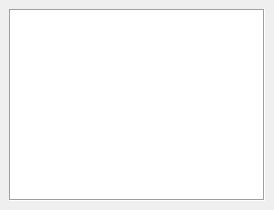
<?xml version="1.0" encoding="UTF-8"?>
<ui version="4.0">
 <class>Logging_Window_DockWidget</class>
 <widget class="QDockWidget" name="Logging_Window_DockWidget">
  <property name="windowTitle">
   <string>Logging Window</string>
  </property>
  <widget class="QWidget" name="Logging_Window_dockWidgetContents">
   <layout class="QGridLayout" name="Logging_Window_dockWidgetContents_gridLayout">
    <item row="0" column="0">
     <widget class="QTextEdit" name="Logging_textEdit">
      <property name="minimumSize">
       <size>
        <width>0</width>
        <height>128</height>
       </size>
      </property>
      <property name="statusTip">
       <string>Logging Text Edit : Displays Verbose Stack.</string>
      </property>
      <property name="frameShape">
       <enum>QFrame::Box</enum>
      </property>
      <property name="acceptRichText">
       <bool>false</bool>
      </property>
     </widget>
    </item>
   </layout>
  </widget>
 </widget>
 <resources/>
 <connections/>
</ui>
